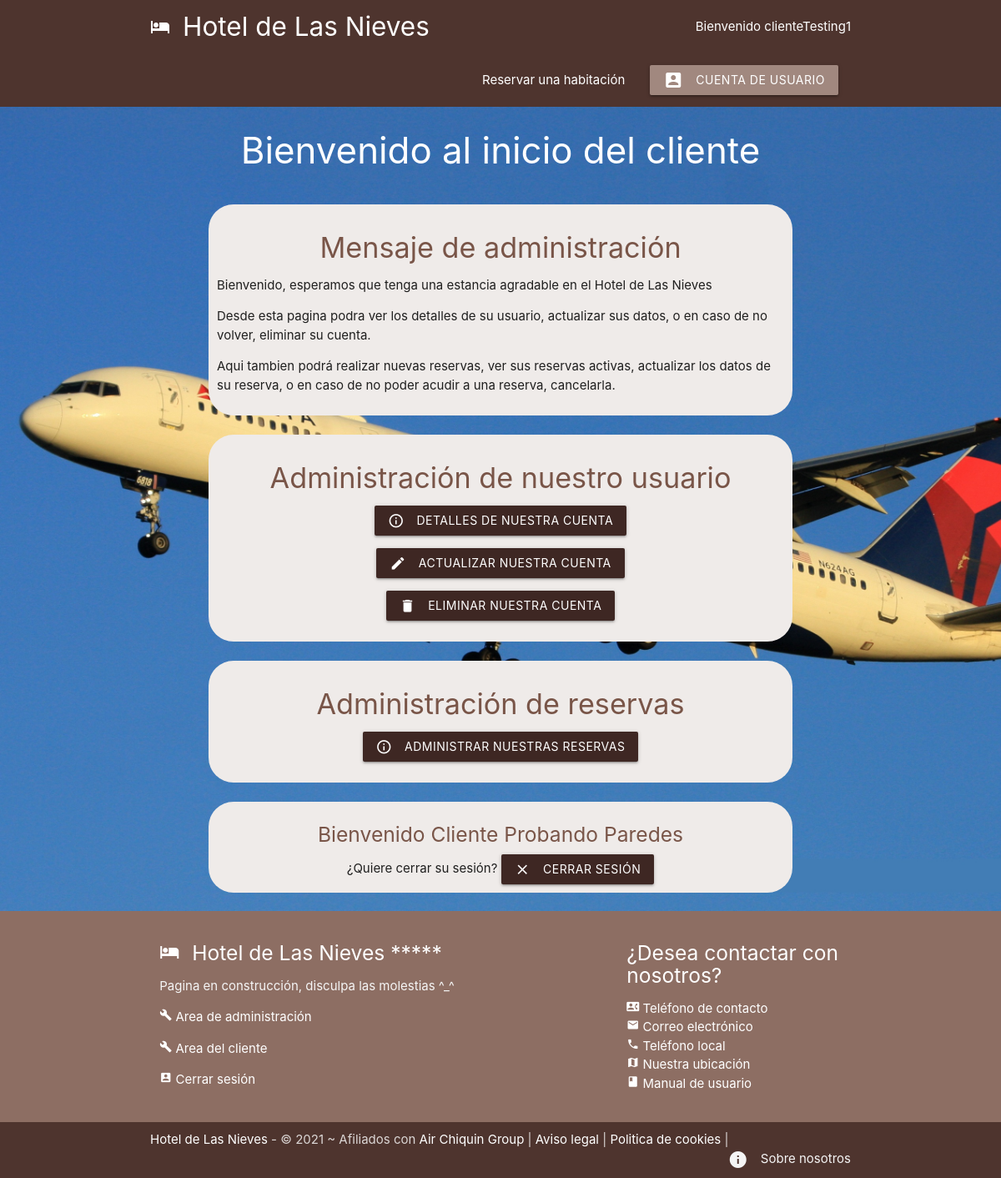
Page /clientes/index_cliente.php (signed in) on the committed database.
### tables this page shows
CREATE TABLE `73_clientes` (
  `id` int(11) NOT NULL,
  `usuario` varchar(32) NOT NULL,
  `nombre` varchar(32) NOT NULL,
  `apellido_primero` varchar(32) NOT NULL,
  `apellido_segundo` varchar(32) NOT NULL,
  `tipo_id` int(11) NOT NULL,
  `dni` varchar(9) NOT NULL,
  `direccion` varchar(128) NOT NULL,
  `telefono` int(18) NOT NULL,
  `email` varchar(128) NOT NULL,
  `contrasena` varchar(64) NOT NULL,
  `fecha_nacimiento` date NOT NULL
);

### clientes/index_cliente.php (the view, shortened to what this page needs)
<!DOCTYPE html>
<html lang="es">
<?php include('./../templates/header.php'); ?>
<?php
    include('./../config/config_bd.php');
    $sql = "SELECT * FROM 73_clientes WHERE id = '".$_SESSION["id"]."'";
    $resultados = mysqli_query($conn, $sql);
    $informacionCliente = mysqli_fetch_all($resultados, MYSQLI_ASSOC);
?>
<div class = "fondoCliente">
    <div class="center white-text">
        <h3> Bienvenido al inicio del cliente </h3>
    </div>
    <br>
    <div class="fondoHabitacion">
        <div class="center">
           <span class="brown-text darken-4-text "> <h4> Mensaje de administración </h4> </span>
        </div>
        <section>
            <p> Bienvenido, esperamos que tenga una estancia agradable en el Hotel de Las Nieves</p>
            <p> Desde esta pagina podra ver los detalles de su usuario, actualizar sus datos, o en caso de no volver, eliminar su cuenta.</p>
            <p> Aqui tambien podrá realizar nuevas reservas, ver sus reservas activas, actualizar los datos de su reserva, o en caso de no poder acudir a una reserva, cancelarla. </p>
        </section>
    </div>
    <?php foreach($informacionCliente as $cliente) { ?>
    <br>
    <div class="fondoHabitacion">
        <div class="center">
           <span class="brown-text darken-4-text "> <h4> Administración de nuestro usuario </h4> </span>
        </div>
        <section class="boton">
            <p class="center"> <a href="./detalles_cliente.php?id=<?php echo $cliente["id"];?>" class="waves-effect waves-light brown darken-4 btn"><i class="material-icons left">info_outline</i> Detalles de nuestra cuenta </a></p>
        </section >
        <section class="boton">
            <p class="center"> <a href="./update_cliente.php?id=<?php echo $cliente["id"];?>" class="waves-effect waves-light brown darken-4 btn"><i class="material-icons left">edit</i> Actualizar nuestra cuenta </a></p>
        </section >
        <section class="boton">
            <p class="center"> <a href="./delete_cliente.php?id=<?php echo $cliente["id"];?>" class="waves-effect waves-light brown darken-4 btn"><i class="material-icons left">delete</i> Eliminar nuestra cuenta </a></p>
        </section >
    </div>
    <br>
    <div class="fondoHabitacion">
        <div class="center">
           <span class="brown-text darken-4-text "> <h4> Administración de reservas </h4> </span>
        </div>
        <section class="boton">
            <p class="center"> <a href="./select_reserva_cliente.php" class="waves-effect waves-light brown darken-4 btn"><i class="material-icons left">info_outline</i> Administrar nuestras reservas</a></p>
        </section >
    </div>
    <br>
    <div class="fondoHabitacion">
    <div class="center">
        <?php
            if(empty($_SESSION["id"])){
            } else {
                ?>
                <span class="brown-text darken-4-text "> <h5> Bienvenido <?php echo $cliente["nombre"];?> <?php echo $cliente["apellido_primero"];?> <?php echo $cliente["apellido_segundo"];?> </h5> </span>
                ¿Quiere cerrar su sesión?  <a href="./../config/logout.php" class="waves-effect waves-light brown darken-4 btn"><i class="material-icons left">close</i> Cerrar sesión </a>
            <?php
            }
        ?>
        </div>
    </div>
    <?php } ?>
    <br>
</div>
<?php include('./../templates/footer.php'); ?>
</body>
</html>

### templates/header.php (shortened to what this page needs)
<head>
    <link rel="stylesheet" href="https://cdnjs.cloudflare.com/ajax/libs/materialize/1.0.0/css/materialize.min.css">
</head>
<body class = "fondo">
    <nav class="nav-extended brown darken-3 z-deph-0">
        <div class="nav-wrapper container">
        <a href = "/student73/dwes/index.php" class="brand-logo brand-text"> <i class="material-icons left">hotel</i> Hotel de Las Nieves </a>
        <ul id="nav-mobile" class="right">
            <li class="right"> Bienvenido <?php
            if(empty($_SESSION["id"])) {
                echo "anonimo...";
            } else {
                $conn = mysqli_connect('localhost', 'david', '1234', 'hotel');
                $sql = "SELECT * FROM 73_clientes WHERE id = '".$_SESSION["id"]."'";
                $resultados = mysqli_query($conn, $sql);
                $usuario = mysqli_fetch_all($resultados, MYSQLI_ASSOC);
                foreach ($usuario as $user){
                   echo $user["usuario"];
                }
            }
            ?></li>
            <br>
            <li><a href="/student73/dwes/reservas/info_reservas.php">Reservar una habitación</a></li>
            <li><a href="
            <?php
                if(empty($_SESSION["id"])){
                    echo "/student73/dwes/clientes/login_cliente.php";
                } else {
                    echo "/student73/dwes/clientes/index_cliente.php";
                }
            ?>
            " class="brown lighten-2 btn"><i class="material-icons left">account_box</i>Cuenta de usuario</a></li>
        </ul>
        </div>
    </nav>

### templates/header.php (style rules this page uses)
.brand-text { color: #FFFFFF !important; }
.fondo { background-image: url("/student73/dwes/img/fondos/imagen_principal.jpeg"); background-repeat: no-repeat; background-size: cover; }
.fondoCliente { background-image: url("./../img/fondos/imagen_cliente.jpg"); background-repeat: no-repeat; background-size: cover; }
.fondoHabitacion { background-color: #efebe9; background-repeat: no-repeat; background-position: center; width: 700px; margin: auto; border-radius: 30px; padding: 10px; margin-top: 1fr; }
.boton { align-items: center; justify-content: extends; }
body { display: flex; min-height: 100vh; flex-direction: column; }

### rows in the picture
73_clientes: usuario "clienteTesting1", nombre "Cliente", apellido_primero "Probando", apellido_segundo "Paredes"
